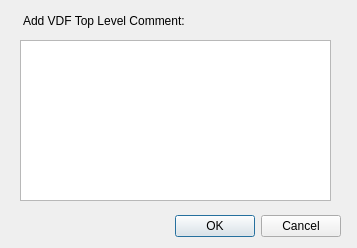
<?xml version="1.0" encoding="UTF-8"?>
<ui version="4.0">
 <class>Page3cmt</class>
 <widget class="QDialog" name="Page3cmt">
  <property name="geometry">
   <rect>
    <x>0</x>
    <y>0</y>
    <width>357</width>
    <height>248</height>
   </rect>
  </property>
  <property name="windowTitle">
   <string>Dialog</string>
  </property>
  <widget class="QDialogButtonBox" name="buttonBox">
   <property name="geometry">
    <rect>
     <x>170</x>
     <y>210</y>
     <width>171</width>
     <height>32</height>
    </rect>
   </property>
   <property name="orientation">
    <enum>Qt::Horizontal</enum>
   </property>
   <property name="standardButtons">
    <set>QDialogButtonBox::Cancel|QDialogButtonBox::Ok</set>
   </property>
  </widget>
  <widget class="QTextEdit" name="vdfComment">
   <property name="geometry">
    <rect>
     <x>20</x>
     <y>40</y>
     <width>311</width>
     <height>161</height>
    </rect>
   </property>
  </widget>
  <widget class="QLabel" name="label">
   <property name="geometry">
    <rect>
     <x>23</x>
     <y>13</y>
     <width>191</width>
     <height>16</height>
    </rect>
   </property>
   <property name="text">
    <string>Add VDF Top Level Comment:</string>
   </property>
  </widget>
 </widget>
 <resources/>
 <connections>
  <connection>
   <sender>buttonBox</sender>
   <signal>accepted()</signal>
   <receiver>Page3cmt</receiver>
   <slot>accept()</slot>
   <hints>
    <hint type="sourcelabel">
     <x>248</x>
     <y>254</y>
    </hint>
    <hint type="destinationlabel">
     <x>157</x>
     <y>274</y>
    </hint>
   </hints>
  </connection>
  <connection>
   <sender>buttonBox</sender>
   <signal>rejected()</signal>
   <receiver>Page3cmt</receiver>
   <slot>reject()</slot>
   <hints>
    <hint type="sourcelabel">
     <x>316</x>
     <y>260</y>
    </hint>
    <hint type="destinationlabel">
     <x>286</x>
     <y>274</y>
    </hint>
   </hints>
  </connection>
 </connections>
</ui>
